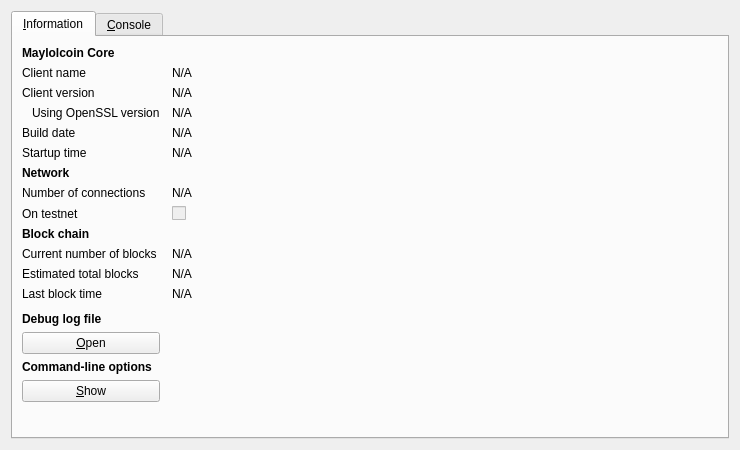
<?xml version="1.0" encoding="UTF-8"?>
<ui version="4.0">
 <class>RPCConsole</class>
 <widget class="QDialog" name="RPCConsole">
  <property name="geometry">
   <rect>
    <x>0</x>
    <y>0</y>
    <width>740</width>
    <height>450</height>
   </rect>
  </property>
  <property name="windowTitle">
   <string>Maylolcoin - Debug window</string>
  </property>
  <layout class="QVBoxLayout" name="verticalLayout_2">
   <item>
    <widget class="QTabWidget" name="tabWidget">
     <property name="currentIndex">
      <number>0</number>
     </property>
     <widget class="QWidget" name="tab_info">
      <attribute name="title">
       <string>&amp;Information</string>
      </attribute>
      <layout class="QGridLayout" name="gridLayout" columnstretch="0,1">
       <property name="horizontalSpacing">
        <number>12</number>
       </property>
       <item row="0" column="0">
        <widget class="QLabel" name="label_9">
         <property name="font">
          <font>
           <weight>75</weight>
           <bold>true</bold>
          </font>
         </property>
         <property name="text">
          <string>Maylolcoin Core</string>
         </property>
        </widget>
       </item>
       <item row="1" column="0">
        <widget class="QLabel" name="label_5">
         <property name="text">
          <string>Client name</string>
         </property>
        </widget>
       </item>
       <item row="1" column="1">
        <widget class="QLabel" name="clientName">
         <property name="cursor">
          <cursorShape>IBeamCursor</cursorShape>
         </property>
         <property name="text">
          <string>N/A</string>
         </property>
         <property name="textFormat">
          <enum>Qt::PlainText</enum>
         </property>
         <property name="textInteractionFlags">
          <set>Qt::LinksAccessibleByMouse|Qt::TextSelectableByKeyboard|Qt::TextSelectableByMouse</set>
         </property>
        </widget>
       </item>
       <item row="2" column="0">
        <widget class="QLabel" name="label_6">
         <property name="text">
          <string>Client version</string>
         </property>
        </widget>
       </item>
       <item row="2" column="1">
        <widget class="QLabel" name="clientVersion">
         <property name="cursor">
          <cursorShape>IBeamCursor</cursorShape>
         </property>
         <property name="text">
          <string>N/A</string>
         </property>
         <property name="textFormat">
          <enum>Qt::PlainText</enum>
         </property>
         <property name="textInteractionFlags">
          <set>Qt::LinksAccessibleByMouse|Qt::TextSelectableByKeyboard|Qt::TextSelectableByMouse</set>
         </property>
        </widget>
       </item>
       <item row="3" column="0">
        <widget class="QLabel" name="label_14">
         <property name="text">
          <string>Using OpenSSL version</string>
         </property>
         <property name="indent">
          <number>10</number>
         </property>
        </widget>
       </item>
       <item row="3" column="1">
        <widget class="QLabel" name="openSSLVersion">
         <property name="cursor">
          <cursorShape>IBeamCursor</cursorShape>
         </property>
         <property name="text">
          <string>N/A</string>
         </property>
         <property name="textFormat">
          <enum>Qt::PlainText</enum>
         </property>
         <property name="textInteractionFlags">
          <set>Qt::LinksAccessibleByMouse|Qt::TextSelectableByKeyboard|Qt::TextSelectableByMouse</set>
         </property>
        </widget>
       </item>
       <item row="4" column="0">
        <widget class="QLabel" name="label_12">
         <property name="text">
          <string>Build date</string>
         </property>
        </widget>
       </item>
       <item row="4" column="1">
        <widget class="QLabel" name="buildDate">
         <property name="cursor">
          <cursorShape>IBeamCursor</cursorShape>
         </property>
         <property name="text">
          <string>N/A</string>
         </property>
         <property name="textFormat">
          <enum>Qt::PlainText</enum>
         </property>
         <property name="textInteractionFlags">
          <set>Qt::LinksAccessibleByMouse|Qt::TextSelectableByKeyboard|Qt::TextSelectableByMouse</set>
         </property>
        </widget>
       </item>
       <item row="5" column="0">
        <widget class="QLabel" name="label_13">
         <property name="text">
          <string>Startup time</string>
         </property>
        </widget>
       </item>
       <item row="5" column="1">
        <widget class="QLabel" name="startupTime">
         <property name="cursor">
          <cursorShape>IBeamCursor</cursorShape>
         </property>
         <property name="text">
          <string>N/A</string>
         </property>
         <property name="textFormat">
          <enum>Qt::PlainText</enum>
         </property>
         <property name="textInteractionFlags">
          <set>Qt::LinksAccessibleByMouse|Qt::TextSelectableByKeyboard|Qt::TextSelectableByMouse</set>
         </property>
        </widget>
       </item>
       <item row="6" column="0">
        <widget class="QLabel" name="label_11">
         <property name="font">
          <font>
           <weight>75</weight>
           <bold>true</bold>
          </font>
         </property>
         <property name="text">
          <string>Network</string>
         </property>
        </widget>
       </item>
       <item row="7" column="0">
        <widget class="QLabel" name="label_7">
         <property name="text">
          <string>Number of connections</string>
         </property>
        </widget>
       </item>
       <item row="7" column="1">
        <widget class="QLabel" name="numberOfConnections">
         <property name="cursor">
          <cursorShape>IBeamCursor</cursorShape>
         </property>
         <property name="text">
          <string>N/A</string>
         </property>
         <property name="textFormat">
          <enum>Qt::PlainText</enum>
         </property>
         <property name="textInteractionFlags">
          <set>Qt::LinksAccessibleByMouse|Qt::TextSelectableByKeyboard|Qt::TextSelectableByMouse</set>
         </property>
        </widget>
       </item>
       <item row="8" column="0">
        <widget class="QLabel" name="label_8">
         <property name="text">
          <string>On testnet</string>
         </property>
        </widget>
       </item>
       <item row="8" column="1">
        <widget class="QCheckBox" name="isTestNet">
         <property name="enabled">
          <bool>false</bool>
         </property>
         <property name="text">
          <string/>
         </property>
        </widget>
       </item>
       <item row="9" column="0">
        <widget class="QLabel" name="label_10">
         <property name="font">
          <font>
           <weight>75</weight>
           <bold>true</bold>
          </font>
         </property>
         <property name="text">
          <string>Block chain</string>
         </property>
        </widget>
       </item>
       <item row="10" column="0">
        <widget class="QLabel" name="label_3">
         <property name="text">
          <string>Current number of blocks</string>
         </property>
        </widget>
       </item>
       <item row="10" column="1">
        <widget class="QLabel" name="numberOfBlocks">
         <property name="cursor">
          <cursorShape>IBeamCursor</cursorShape>
         </property>
         <property name="text">
          <string>N/A</string>
         </property>
         <property name="textFormat">
          <enum>Qt::PlainText</enum>
         </property>
         <property name="textInteractionFlags">
          <set>Qt::LinksAccessibleByMouse|Qt::TextSelectableByKeyboard|Qt::TextSelectableByMouse</set>
         </property>
        </widget>
       </item>
       <item row="11" column="0">
        <widget class="QLabel" name="label_4">
         <property name="text">
          <string>Estimated total blocks</string>
         </property>
        </widget>
       </item>
       <item row="11" column="1">
        <widget class="QLabel" name="totalBlocks">
         <property name="cursor">
          <cursorShape>IBeamCursor</cursorShape>
         </property>
         <property name="text">
          <string>N/A</string>
         </property>
         <property name="textFormat">
          <enum>Qt::PlainText</enum>
         </property>
         <property name="textInteractionFlags">
          <set>Qt::LinksAccessibleByMouse|Qt::TextSelectableByKeyboard|Qt::TextSelectableByMouse</set>
         </property>
        </widget>
       </item>
       <item row="12" column="0">
        <widget class="QLabel" name="label_2">
         <property name="text">
          <string>Last block time</string>
         </property>
        </widget>
       </item>
       <item row="12" column="1">
        <widget class="QLabel" name="lastBlockTime">
         <property name="cursor">
          <cursorShape>IBeamCursor</cursorShape>
         </property>
         <property name="text">
          <string>N/A</string>
         </property>
         <property name="textFormat">
          <enum>Qt::PlainText</enum>
         </property>
         <property name="textInteractionFlags">
          <set>Qt::LinksAccessibleByMouse|Qt::TextSelectableByKeyboard|Qt::TextSelectableByMouse</set>
         </property>
        </widget>
       </item>
       <item row="13" column="0">
        <spacer name="verticalSpacer_2">
         <property name="orientation">
          <enum>Qt::Vertical</enum>
         </property>
         <property name="sizeHint" stdset="0">
          <size>
           <width>20</width>
           <height>20</height>
          </size>
         </property>
        </spacer>
       </item>
       <item row="14" column="0">
        <widget class="QLabel" name="labelDebugLogfile">
         <property name="font">
          <font>
           <weight>75</weight>
           <bold>true</bold>
          </font>
         </property>
         <property name="text">
          <string>Debug log file</string>
         </property>
        </widget>
       </item>
       <item row="15" column="0">
        <widget class="QPushButton" name="openDebugLogfileButton">
         <property name="toolTip">
          <string>Open the Maylolcoin debug log file from the current data directory. This can take a few seconds for large log files.</string>
         </property>
         <property name="text">
          <string>&amp;Open</string>
         </property>
         <property name="autoDefault">
          <bool>false</bool>
         </property>
        </widget>
       </item>
       <item row="16" column="0">
        <widget class="QLabel" name="labelCLOptions">
         <property name="font">
          <font>
           <weight>75</weight>
           <bold>true</bold>
          </font>
         </property>
         <property name="text">
          <string>Command-line options</string>
         </property>
        </widget>
       </item>
       <item row="17" column="0">
        <widget class="QPushButton" name="showCLOptionsButton">
         <property name="toolTip">
          <string>Show the Maylolcoin-Qt help message to get a list with possible Maylolcoin command-line options.</string>
         </property>
         <property name="text">
          <string>&amp;Show</string>
         </property>
         <property name="autoDefault">
          <bool>false</bool>
         </property>
        </widget>
       </item>
       <item row="18" column="0">
        <spacer name="verticalSpacer">
         <property name="orientation">
          <enum>Qt::Vertical</enum>
         </property>
         <property name="sizeHint" stdset="0">
          <size>
           <width>20</width>
           <height>40</height>
          </size>
         </property>
        </spacer>
       </item>
      </layout>
     </widget>
     <widget class="QWidget" name="tab_console">
      <attribute name="title">
       <string>&amp;Console</string>
      </attribute>
      <layout class="QVBoxLayout" name="verticalLayout_3">
       <property name="spacing">
        <number>3</number>
       </property>
       <item>
        <widget class="QTextEdit" name="messagesWidget">
         <property name="minimumSize">
          <size>
           <width>0</width>
           <height>100</height>
          </size>
         </property>
         <property name="readOnly">
          <bool>true</bool>
         </property>
         <property name="tabKeyNavigation" stdset="0">
          <bool>false</bool>
         </property>
         <property name="columnCount" stdset="0">
          <number>2</number>
         </property>
        </widget>
       </item>
       <item>
        <layout class="QHBoxLayout" name="horizontalLayout">
         <property name="spacing">
          <number>3</number>
         </property>
         <item>
          <widget class="QLabel" name="label">
           <property name="text">
            <string notr="true">&gt;</string>
           </property>
          </widget>
         </item>
         <item>
          <widget class="QLineEdit" name="lineEdit"/>
         </item>
         <item>
          <widget class="QPushButton" name="clearButton">
           <property name="maximumSize">
            <size>
             <width>24</width>
             <height>24</height>
            </size>
           </property>
           <property name="toolTip">
            <string>Clear console</string>
           </property>
           <property name="text">
            <string/>
           </property>
           <property name="icon">
            <iconset resource="../bitcoin.qrc">
             <normaloff>:/icons/remove</normaloff>:/icons/remove</iconset>
           </property>
           <property name="shortcut">
            <string notr="true">Ctrl+L</string>
           </property>
           <property name="autoDefault">
            <bool>false</bool>
           </property>
          </widget>
         </item>
        </layout>
       </item>
      </layout>
     </widget>
    </widget>
   </item>
  </layout>
 </widget>
 <resources>
  <include location="../bitcoin.qrc"/>
 </resources>
 <connections/>
</ui>
